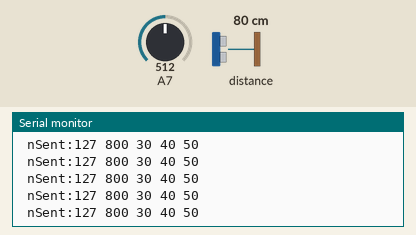
Bench run of a sketch on a simulated Arduino Nano, built with avr-gcc and run on an emulated ATmega328P. On the bench: the last lines printed to the serial monitor. The inputs (shaded band) are chosen by the test bench; at power-on: A7 = 512, distance to the obstacle 80 cm.

Above: at 4.4 s.
4.5 s: A7 set to 45
At 4.68 s:
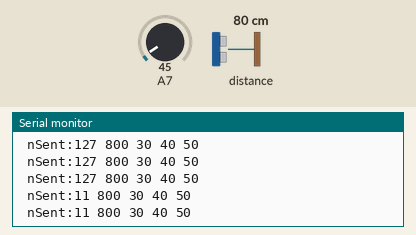
6.0 s: A7 set to 38
At 6.04 s:
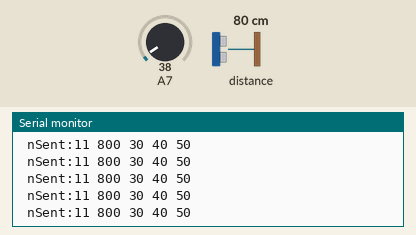
Timing chart, 0 to 9.0 s (numbered marks = the images above; inputs shaded):
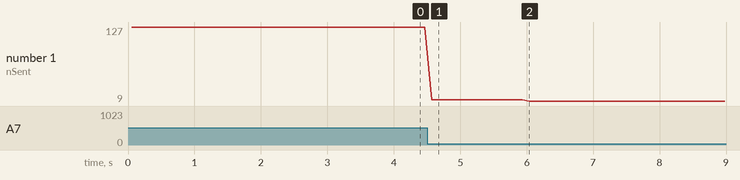

Measured:
- after the input at 4.5 s, the serial monitor: prints a new line after 0.07 s (image 1)
- plotted number 1: 127 → 11 after the input at 4.5 s, 11 → 9 after the input at 6.0 s

The sketch:

Transmitter433.ino
```cpp
/* 1byte HC12 TRANSMITTER example.
/* Tutorial link: http://electronoobs.com/eng_arduino_tut96.php
 * Code: http://electronoobs.com/eng_arduino_tut96_code1.php
 * Scheamtic: http://electronoobs.com/eng_arduino_tut96_sch1.php
 * Youtube Channel: http://www.youtube/c/electronoobs
 *
  Module // Arduino UNO/NANO
    GND    ->   GND
    Vcc    ->   3.3V
    Tx     ->   D10
    Rx     ->   D11
 */
#include "Adafruit_VL53L0X.h"
#include <SoftwareSerial.h>
Adafruit_VL53L0X lox = Adafruit_VL53L0X();
SoftwareSerial HC12(9, 10); // HC-12 TX Pin, HC-12 RX Pin
SoftwareSerial proMicro(16, 14); //proMicro TX,RX -> tx ke tx, rx ke rx?
int pot = 6;
int val = 0;

struct package {
  int msg[5] = {0};
};

typedef struct package Package;
  Package data;

void setup() {

    // wait until serial port opens for native USB devices
  while (! Serial) { delay(1); }
  Serial.println("Adafruit VL53L0X test");
  if (!lox.begin()) {
    Serial.println(F("Failed to boot VL53L0X"));
    while(1);
  }

  //Serial3.begin(9600);             // Serial port to computer
  proMicro.begin(9600);
  HC12.begin(9600);               // Serial port to HC12
  Serial.begin(9600);

  pinMode(A7,INPUT);

}
void loop() {
    VL53L0X_RangingMeasurementData_t measure;
    lox.rangingTest(&measure, false); // pass in 'true' to get debug data printout!

    if (measure.RangeStatus != 4) {  // phase failures have incorrect data
      //Serial.print("Distance (mm): "); Serial.println(measure.RangeMilliMeter);
    } else {
      Serial.println(" out of range ");
    }

  int val = map(analogRead(A7),0,1024,0,255);
  //HC12.write(val);      // Send that data to HC-12

  data.msg[0] = val;
  data.msg[1] = measure.RangeMilliMeter;
  data.msg[2] = 30;
  data.msg[3] = 40;
  data.msg[4] = 50;

  writeData();
  delay(50);


  //HC12.write(val);
  //Serial.println(val);
  //Serial3.write("Hello World");
  //delay(100);

}

void writeData() {
  proMicro.write((byte*)&data, sizeof(data));
  HC12.write((byte*)&data, sizeof(data));
  Serial.print ("\ nSent:");
  Serial.print (data.msg[0]);
  Serial.print (" ");
  Serial.print (data.msg[1]);
  Serial.print (" ");
  Serial.print (data.msg[2]);
  Serial.print (" ");
  Serial.print (data.msg[3]);
  Serial.print (" ");
  Serial.println (data.msg[4]);
}
```
